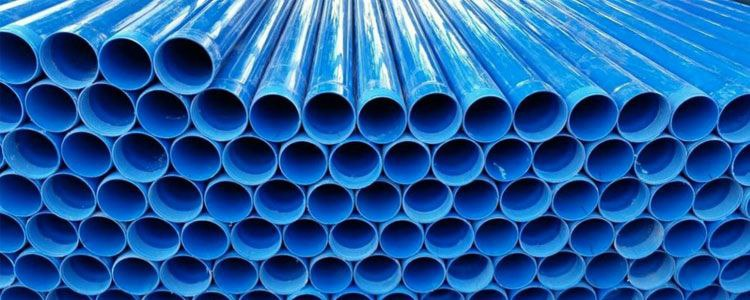
#> input picture test.jpg, 750 x 300 px
$ python circle_detector.py test.jpg
#> lines starting #> are read from the running program, lines starting #| are printed output that depends on the picture; after the words box and inside, x2 and y2 are one past the last pixel; in counts of white or black regions, pixels touching at a corner belong together
"""
Circle Detector - Универсальный детектор с приоритетом на точность
"""

import cv2
import numpy as np


class CircleDetector:

    def detect_circles(self, image):
        height, width = image.shape[:2]
        gray = cv2.cvtColor(image, cv2.COLOR_BGR2GRAY)

        # Определяем зону контента
        row_means = np.mean(gray, axis=1)
        non_black = np.where(row_means > 20)[0]
        min_y = non_black[0] + 5 if len(non_black) > 0 else 0
        max_y = non_black[-1] - 5 if len(non_black) > 0 else height

        all_circles = []

        # Несколько порогов бинаризации
        for thresh_val in [50, 70, 90, 110, 130]:
            _, thresh = cv2.threshold(gray, thresh_val, 255, cv2.THRESH_BINARY_INV)
            circles = self._extract_circles(thresh, min_y, max_y)
            all_circles.extend(circles)

        # Otsu
        _, thresh_otsu = cv2.threshold(gray, 0, 255, cv2.THRESH_BINARY_INV + cv2.THRESH_OTSU)
        circles_otsu = self._extract_circles(thresh_otsu, min_y, max_y)
        all_circles.extend(circles_otsu)

        if not all_circles:
            return 0, [], image.copy()

        # Удаляем дубликаты
        filtered = self._remove_duplicates(all_circles)

        # Фильтр по радиусу
        if len(filtered) > 3:
            radii = [c[2] for c in filtered]
            median_r = np.median(radii)
            filtered = [c for c in filtered if 0.5 * median_r < c[2] < 2.0 * median_r]

        # Сортировка
        circles_sorted = sorted(filtered, key=lambda c: (c[1]//15, c[0]))

        # Рисуем
        output = image.copy()
        result_circles = []

        for i, c in enumerate(circles_sorted, 1):
            x, y, r = c[0], c[1], c[2]
            result_circles.append((x, y, r))
            cv2.circle(output, (x, y), r, (0, 255, 0), 2)
            cv2.circle(output, (x, y), 9, (0, 140, 255), -1)
            label = str(i)
            (tw, th), _ = cv2.getTextSize(label, cv2.FONT_HERSHEY_SIMPLEX, 0.32, 1)
            cv2.putText(output, label, (x - tw//2, y + th//2),
                       cv2.FONT_HERSHEY_SIMPLEX, 0.32, (255, 255, 255), 1, cv2.LINE_AA)

        return len(result_circles), result_circles, output

    def _extract_circles(self, thresh, min_y, max_y):
        circles = []

        kernel = cv2.getStructuringElement(cv2.MORPH_ELLIPSE, (3, 3))
        cleaned = cv2.morphologyEx(thresh, cv2.MORPH_OPEN, kernel)
        cleaned = cv2.morphologyEx(cleaned, cv2.MORPH_CLOSE, kernel)

        contours, _ = cv2.findContours(cleaned, cv2.RETR_EXTERNAL, cv2.CHAIN_APPROX_SIMPLE)

        for cnt in contours:
            area = cv2.contourArea(cnt)
            if area < 80:
                continue

            perimeter = cv2.arcLength(cnt, True)
            if perimeter == 0:
                continue

            circularity = 4 * np.pi * area / (perimeter ** 2)
            (x, y), radius = cv2.minEnclosingCircle(cnt)

            if y < min_y or y > max_y or radius < 5:
                continue

            circle_area = np.pi * radius ** 2
            fill_ratio = area / circle_area

            # Качественный круг: хорошая круглость И заполненность
            quality = circularity * fill_ratio

            if circularity > 0.45 and fill_ratio > 0.45:
                circles.append((int(x), int(y), int(radius), quality))

        return circles

    def _remove_duplicates(self, circles):
        if not circles:
            return []

        radii = [c[2] for c in circles]
        median_r = np.median(radii)
        min_dist = median_r * 1.2  # Уменьшили для мелких объектов

        kept = []
        for c in sorted(circles, key=lambda x: -x[3]):
            x, y = c[0], c[1]
            if not any(np.sqrt((x-k[0])**2 + (y-k[1])**2) < min_dist for k in kept):
                kept.append(c)

        return kept


if __name__ == "__main__":
    import sys
    if len(sys.argv) > 1:
        d = CircleDetector()
        count, _, result = d.detect_circles(cv2.imread(sys.argv[1]))
#> in detect_circles, `height, width = image.shape[:2]`: height = 300; width = 750
#> in detect_circles, `gray = cv2.cvtColor(image, cv2.COLOR_BGR2GRAY)`:
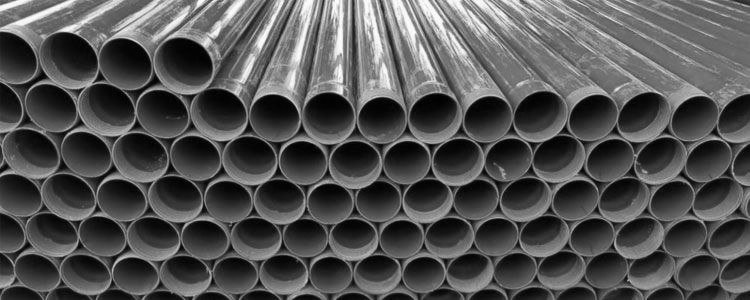
#> gray: shape (300, 750); min 0, max 254, mean 83.1
#> in detect_circles, image is the input picture: shape (300, 750, 3); mean B, G, R 163.3, 94, 31.3
#> in detect_circles, `row_means = np.mean(gray, axis=1)`: row_means = 300 values, max 154.2 at index 0, min 34.84 at index 108, mean 83.15
#> in detect_circles, `non_black = np.where(row_means > 20)[0]`: non_black = 300 values from 0 to 299
#> in detect_circles, `min_y = non_black[0] + 5 if len(non_black) > 0 else 0`: min_y = 5
#> in detect_circles, `max_y = non_black[-1] - 5 if len(non_black) > 0 else height`: max_y = 294
#> the loop in detect_circles, `for thresh_val in [50, 70, 90, 110, 130]:` made 5 passes
#> circles on pass 5: [(420, 77, 6, 0.503)]
#> pass 1, in detect_circles, `_, thresh = cv2.threshold(gray, thresh_val, 255, cv2.THRESH_BINARY_INV)`:
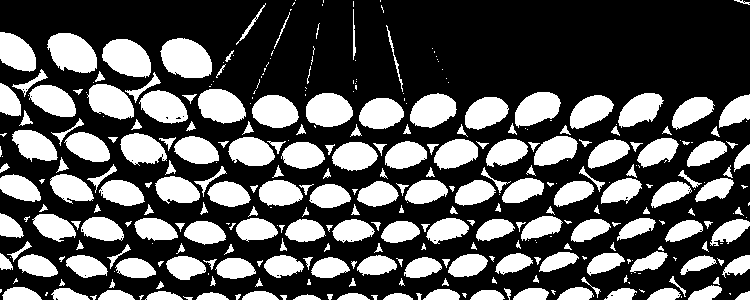
#> thresh: shape (300, 750); 33.6% white; 349 white regions (124 under 20 px), largest, box (x1, y1, x2, y2) and area: (160, 38, 212, 78) 1591, (47, 33, 97, 73) 1474, (102, 39, 151, 78) 1395
#> pass 1, in _extract_circles, `cleaned = cv2.morphologyEx(cleaned, cv2.MORPH_CLOSE, kernel)`:
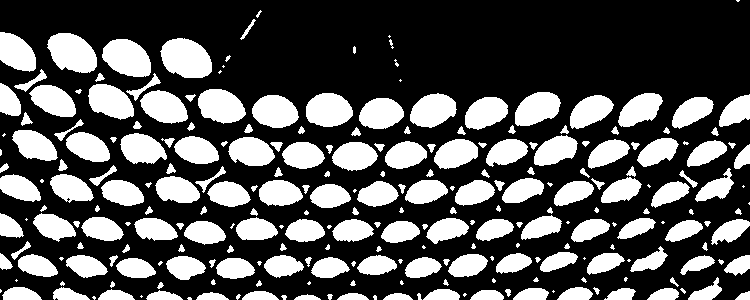
#> cleaned: shape (300, 750); 32.7% white; 258 white regions (60 under 20 px), largest, box (x1, y1, x2, y2) and area: (160, 38, 212, 78) 1583, (47, 33, 97, 73) 1472, (102, 39, 151, 77) 1391
#> after the loop in detect_circles, `for thresh_val in [50, 70, 90, 110, 130]:`:
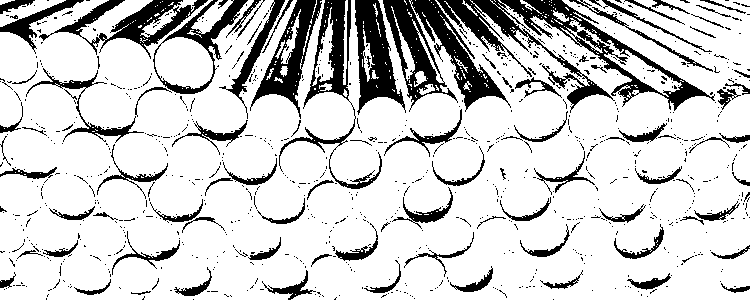
#> thresh: shape (300, 750); 81% white; 937 black regions (840 under 20 px), largest, box (x1, y1, x2, y2) and area: (437, 0, 715, 113) 6770, (383, 0, 511, 112) 5107, (355, 0, 406, 115) 2853
#> after the loop in detect_circles, `for thresh_val in [50, 70, 90, 110, 130]:`: all_circles = 116 items, first 6: (235, 269, 19, 0.378), (423, 269, 18, 0.344), (330, 270, 19, 0.322), (185, 265, 19, 0.377), (736, 262, 14, 0.303), (283, 265, 19, 0.321)
#> in detect_circles, `_, thresh_otsu = cv2.threshold(gray, 0, 255, cv2.THRESH_BINARY_INV + c..`:
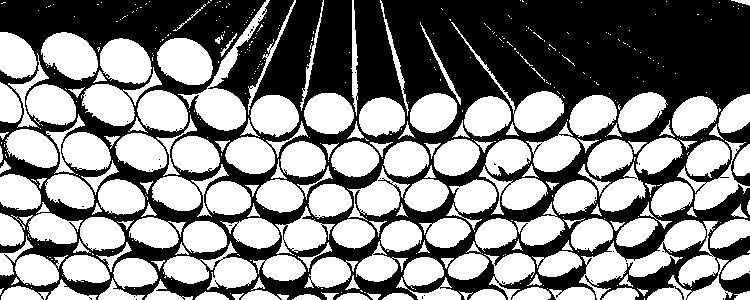
#> thresh_otsu: shape (300, 750); 51.5% white; 42 black regions (41 under 20 px), largest, box (x1, y1, x2, y2) and area: (0, 0, 750, 300) 109133
#> in _extract_circles (call 6), `cleaned = cv2.morphologyEx(thresh, cv2.MORPH_OPEN, kernel)`: cleaned: shape (300, 750); 50% white; 254 white regions (16 under 20 px), largest, box (x1, y1, x2, y2) and area: (157, 38, 213, 85) 1994, (41, 32, 98, 80) 1921, (100, 38, 152, 84) 1825
#> in _extract_circles (call 6), `cleaned = cv2.morphologyEx(cleaned, cv2.MORPH_CLOSE, kernel)`:
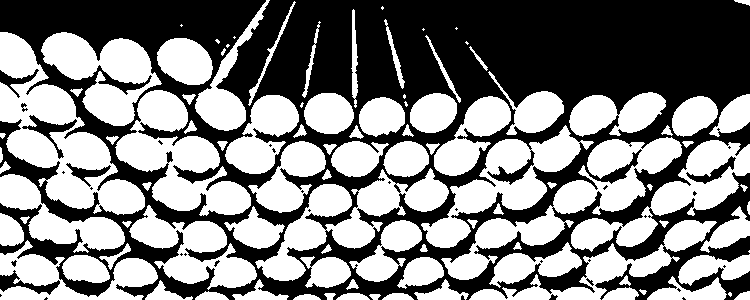
#> cleaned: shape (300, 750); 50.6% white; 34 black regions (24 under 20 px)
#> in _extract_circles (call 6), `contours, _ = cv2.findContours(cleaned, cv2.RETR_EXTERNAL, cv2.CHAIN_A..`: contours = 100 contours, 19 with area under 20; largest, box (x1, y1, x2, y2) and area: (0, 32, 145, 215) 10878, (441, 137, 682, 280) 7620, (115, 90, 251, 216) 7416, (255, 168, 449, 281) 6631, (421, 125, 594, 248) 6506
#> the loop in _extract_circles (call 6), `for cnt in contours:` made 100 passes
#> (area, perimeter, circularity, x, y, radius, circle_area, fill_ratio) on passes 12, 17, 18, 19, 20, 24, 25, 27, 29, 31, 34: (431, 147.1, 0.25, 441, 293.5, 27, 2291, 0.188), (905.5, 139.8, 0.582, 419.6, 276.1, 24.23, 1845, 0.491), (1016.5, 180.9, 0.39, 324.7, 267.4, 26.42, 2193.3, 0.463), (964.5, 130.5, 0.712, 85.5, 272, 24.25, 1848.1, 0.522), (1290, 217.1, 0.344, 714, 267.5, 37.51, 4421, 0.292), (151.5, 95.98, 0.207, 114.9, 253.5, 16.23, 827.5, 0.183), (1769, 292.7, 0.26, 535, 271.5, 47.42, 7063.1, 0.25), (3663, 757.4, 0.0803, 76.83, 276, 80.2, 20205.3, 0.181), (4027.5, 876.2, 0.0659, 592.5, 260.5, 129.4, 52573.1, 0.0766), (1883, 301, 0.261, 385, 247, 39, 4778.4, 0.394), (570, 99.6, 0.722, 9.28, 228.5, 18.05, 1023.4, 0.557)
#> area on passes 1, 5, 13, 16, 22, 23: 38.5, 44, 53, 46, 30, 35.5
#> after the loop in _extract_circles (call 6), `for cnt in contours:`: circles = [(419, 276, 24, 0.286), (85, 272, 24, 0.372), (9, 228, 18, 0.402), (405, 159, 22, 0.6), (359, 154, 29, 0.234), (381, 117, 23, 0.64), (694, 118, 24, 0.541), (433, 112, 24, 0.635), (328, 114, 24, 0.708), (183, 64, 29, 0.602)]
#> in detect_circles, `circles_otsu = self._extract_circles(thresh_otsu, min_y, max_y)`: circles_otsu has the same summary as circles in _extract_circles
#> in _remove_duplicates, `radii = [c[2] for c in circles]`: radii = 126 values, max 29 at index 110, min 6 at index 115, mean 22.19
#> in _remove_duplicates, `median_r = np.median(radii)`: median_r = 22
#> in _remove_duplicates, `min_dist = median_r * 1.2`: min_dist = 26.4
#> the loop in _remove_duplicates, `for c in sorted(circles, key=lambda x: -x[3]):` made 126 passes
#> (c, x, y) on passes 1 to 12: ((328, 114, 24, 0.708), 328, 114), ((329, 112, 24, 0.655), 329, 112), ((274, 115, 24, 0.644), 274, 115), ((381, 117, 23, 0.64), 381, 117), ((433, 112, 24, 0.636), 433, 112), ((433, 112, 24, 0.635), 433, 112), ((381, 117, 22, 0.61), 381, 117), ((433, 112, 24, 0.604), 433, 112), ((183, 64, 29, 0.602), 183, 64), ((405, 159, 22, 0.6), 405, 159), ((183, 64, 29, 0.597), 183, 64), ((328, 111, 23, 0.588), 328, 111)
#> (x, y) on passes 61, 65, 67, 68, 69, 70: (574, 198), (707, 159), (280, 193), (37, 270), (154, 232), (111, 102)
#> after the loop in _remove_duplicates, `for c in sorted(circles, key=lambda x: -x[3]):`: kept = 72 items, first 6: (328, 114, 24, 0.708), (274, 115, 24, 0.644), (381, 117, 23, 0.64), (433, 112, 24, 0.636), (183, 64, 29, 0.602), (405, 159, 22, 0.6)
#> in detect_circles, `filtered = self._remove_duplicates(all_circles)`: filtered has the same summary as kept in _remove_duplicates
#> in detect_circles, `radii = [c[2] for c in filtered]`: radii = 72 values, max 29 at index 4, min 6 at index 24, mean 22
#> in detect_circles, `median_r = np.median(radii)`: median_r = 22
#> in detect_circles, `filtered = [c for c in filtered if 0.5 * median_r < c[2] < 2.0 * media..`: filtered = 70 items, first 6: (328, 114, 24, 0.708), (274, 115, 24, 0.644), (381, 117, 23, 0.64), (433, 112, 24, 0.636), (183, 64, 29, 0.602), (405, 159, 22, 0.6)
#> in detect_circles, `circles_sorted = sorted(filtered, key=lambda c: (c[1]//15, c[0]))`: circles_sorted = 70 items, first 6: (16, 52, 26, 0.428), (70, 55, 29, 0.502), (125, 62, 27, 0.568), (183, 64, 29, 0.602), (52, 103, 25, 0.371), (111, 102, 25, 0.404)
#> the loop in detect_circles, `for i, c in enumerate(circles_sorted, 1):` made 70 passes
#> c on passes 30 to 41: (608, 156, 22, 0.312), (658, 155, 24, 0.371), (707, 159, 23, 0.41), (20, 189, 23, 0.444), (72, 187, 23, 0.334), (177, 191, 22, 0.381), (280, 193, 21, 0.409), (424, 189, 22, 0.382), (522, 191, 21, 0.317), (617, 187, 25, 0.287), (121, 198, 23, 0.476), (227, 199, 22, 0.509)
#> (c, x, y, r, label, tw) on passes 1 to 6: ((16, 52, 26, 0.428), 16, 52, 26, '1', 7), ((70, 55, 29, 0.502), 70, 55, 29, '2', 7), ((125, 62, 27, 0.568), 125, 62, 27, '3', 7), ((183, 64, 29, 0.602), 183, 64, 29, '4', 7), ((52, 103, 25, 0.371), 52, 103, 25, '5', 7), ((111, 102, 25, 0.404), 111, 102, 25, '6', 7)
#> after the loop in detect_circles, `for i, c in enumerate(circles_sorted, 1):`:
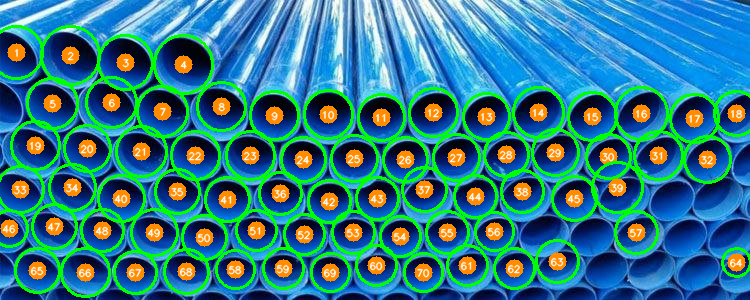
#> output: shape (300, 750, 3); mean B, G, R 135.3, 122.2, 46.8
        print(f"Найдено: {count}")
#| Найдено: 70
        cv2.imwrite("result.jpg", result)

$ run again, on r2.jpg
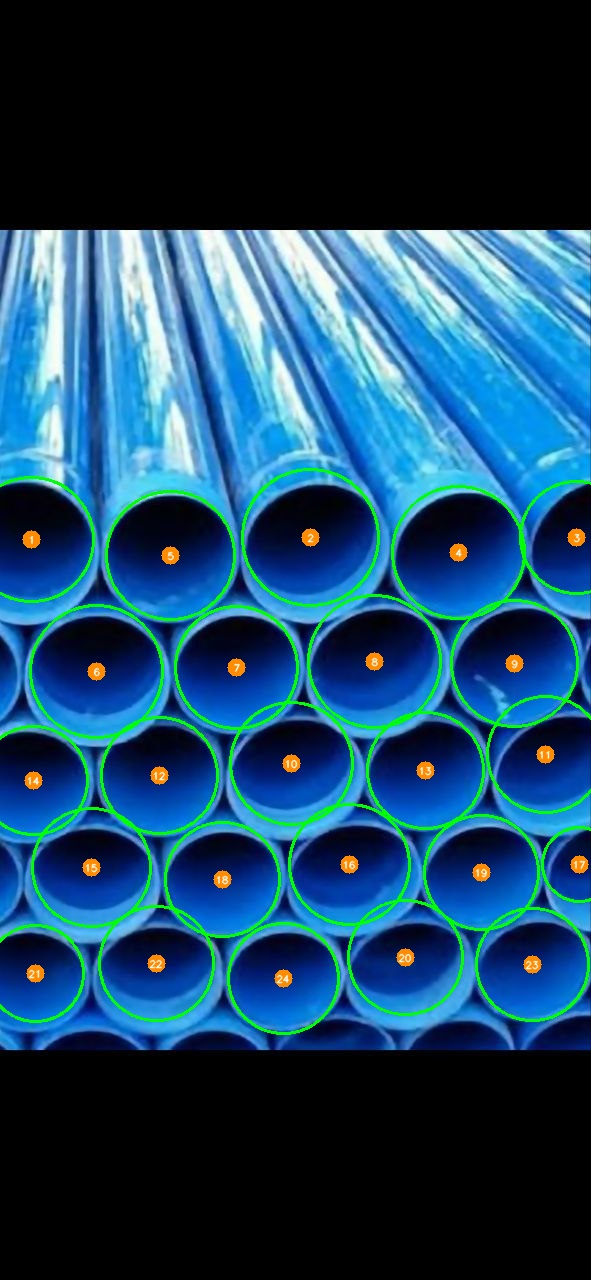
#> input picture r2.jpg, 591 x 1280 px
#> height = 1280; width = 591
#> in detect_circles, image is the input picture: shape (1280, 591, 3); mean B, G, R 99.2, 69.9, 25.9
#> row_means = 1280 values, max 185.9 at index 231, min 0 at index 0, mean 60.09
#> non_black = 820 values from 230 to 1049
#> min_y = 235
#> max_y = 1044
#> after the loop in detect_circles, `for thresh_val in [50, 70, 90, 110, 130]:`:
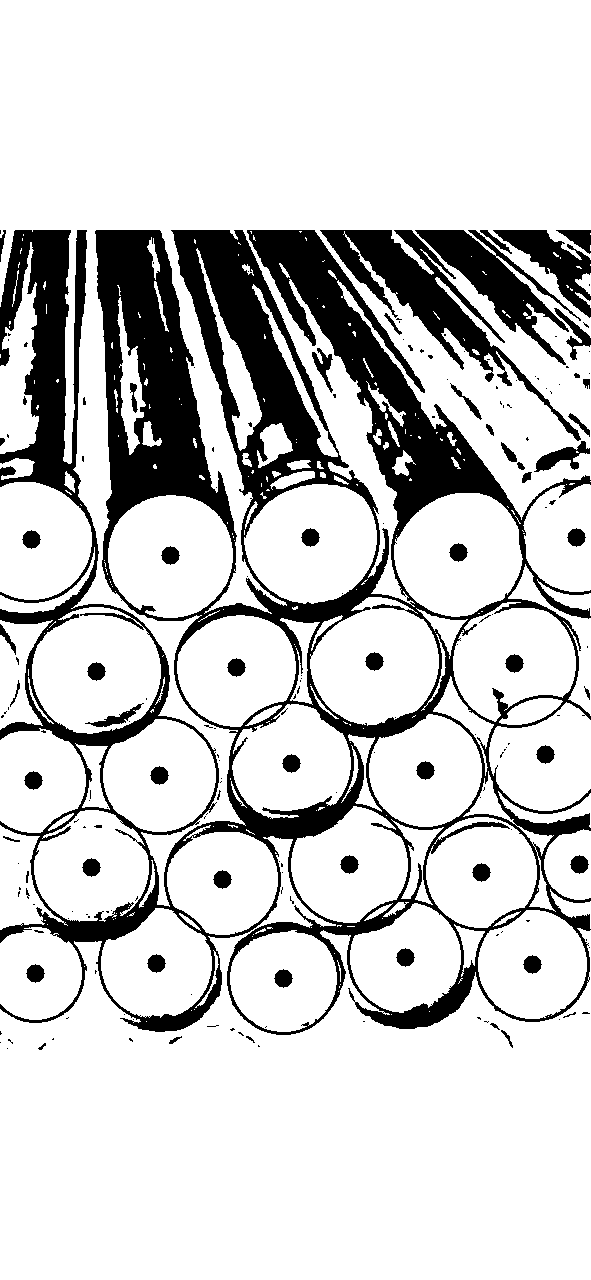
#> thresh: shape (1280, 591); 80.6% white; 194 black regions (134 under 20 px), largest, box (x1, y1, x2, y2) and area: (0, 230, 591, 1035) 117525, (320, 230, 581, 441) 9501, (415, 230, 581, 365) 5796
#> after the loop in detect_circles, `for thresh_val in [50, 70, 90, 110, 130]:`: all_circles = 119 items, first 6: (282, 972, 52, 0.226), (36, 965, 43, 0.444), (156, 960, 54, 0.319), (404, 955, 54, 0.406), (25, 852, 9, 0.31), (221, 871, 53, 0.393)
#> thresh_otsu: shape (1280, 591); 63.9% white; 37 black regions (10 under 20 px), largest, box (x1, y1, x2, y2) and area: (0, 230, 591, 1050) 266778, (301, 528, 320, 547) 253, (567, 528, 586, 547) 253
#> contours = 89 contours, 6 with area under 20; largest, box (x1, y1, x2, y2) and area: (0, 985, 591, 1280) 146316, (0, 0, 591, 541) 140157, (246, 485, 376, 594) 10640, (396, 494, 521, 601) 10012, (108, 496, 233, 603) 9873
#> circles_otsu = 24 items, first 6: (283, 978, 53, 0.54), (35, 972, 46, 0.639), (155, 962, 55, 0.516), (405, 957, 55, 0.475), (531, 963, 54, 0.523), (222, 879, 55, 0.591)
#> in _remove_duplicates, `radii = [c[2] for c in circles]`: radii = 143 values, max 66 at index 46, min 8 at index 8, mean 54.87
#> in _remove_duplicates, `median_r = np.median(radii)`: median_r = 56
#> min_dist = 67.2
#> the loop in _remove_duplicates, `for c in sorted(circles, key=lambda x: -x[3]):` made 143 passes
#> (c, x, y) on passes 1 to 8: ((532, 964, 54, 0.825), 532, 964), ((159, 775, 56, 0.822), 159, 775), ((458, 552, 64, 0.806), 458, 552), ((159, 775, 56, 0.803), 159, 775), ((425, 770, 56, 0.795), 425, 770), ((222, 879, 55, 0.793), 222, 879), ((283, 977, 53, 0.793), 283, 977), ((458, 552, 64, 0.776), 458, 552)
#> after the loop in _remove_duplicates, `for c in sorted(circles, key=lambda x: -x[3]):`: kept = 28 items, first 6: (532, 964, 54, 0.825), (159, 775, 56, 0.822), (458, 552, 64, 0.806), (425, 770, 56, 0.795), (222, 879, 55, 0.793), (283, 977, 53, 0.793)
#> filtered has the same summary as kept in _remove_duplicates
#> in detect_circles, `radii = [c[2] for c in filtered]`: radii = 28 values, max 66 at index 7, min 8 at index 27, mean 49.71
#> in detect_circles, `median_r = np.median(radii)`: median_r = 55.5
#> the loop in detect_circles, `for i, c in enumerate(circles_sorted, 1):` made 24 passes
#> c on passes 1 to 8: (31, 539, 60, 0.648), (310, 537, 66, 0.768), (575, 537, 54, 0.426), (458, 552, 64, 0.806), (170, 555, 62, 0.755), (95, 670, 64, 0.621), (236, 667, 59, 0.767), (373, 660, 64, 0.641)
#> after the loop in detect_circles, `for i, c in enumerate(circles_sorted, 1):`:
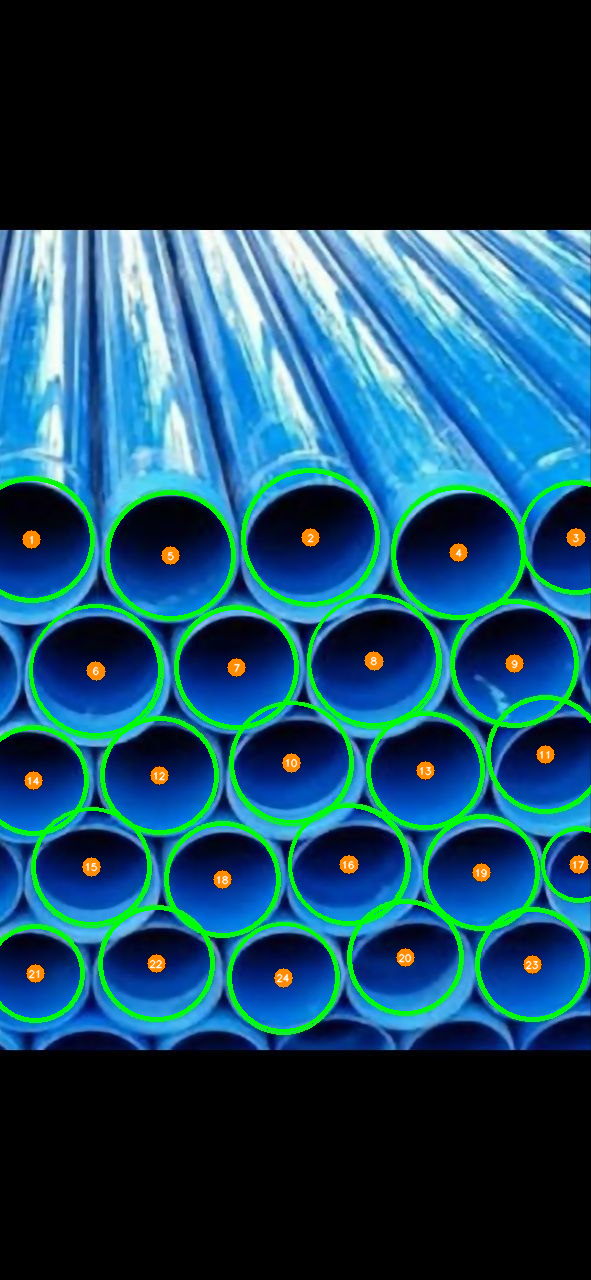
#> output: shape (1280, 591, 3); 3.88% of pixels changed, all inside (x1, y1, x2, y2) = (0, 470, 591, 1032)
#| Найдено: 24
